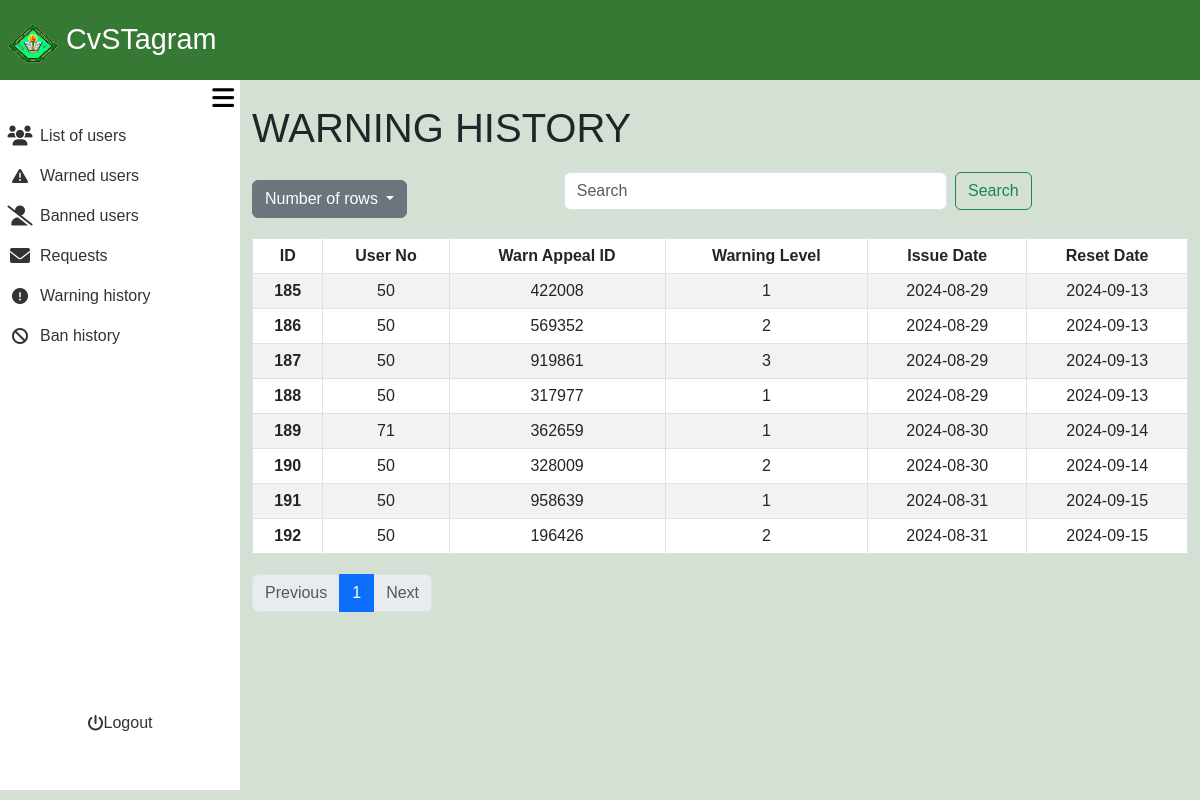
The app's page /admin_area/warned_user.php?rows=25&page=1 (signed in), older data.
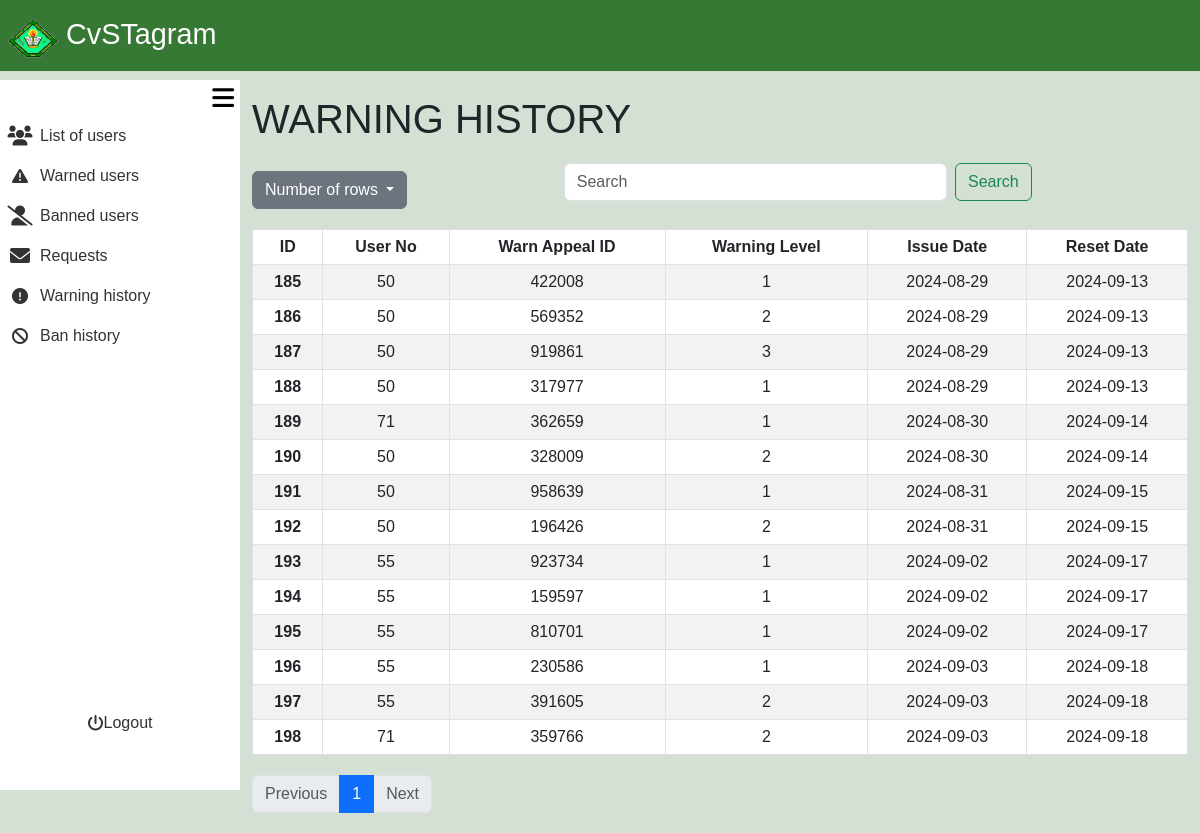
The same page, newer data.
### tables this page shows
CREATE TABLE `user_warnings` (
  `warning_id` int(11) NOT NULL,
  `user_no` int(11) NOT NULL,
  `warn_appeal_id` int(11) NOT NULL,
  `warning_level` int(11) NOT NULL DEFAULT 1,
  `issue_date` date NOT NULL,
  `reset_date` date NOT NULL
);

### admin_area/warned_user.php (the view, shortened to what the changed rows need)
<?php
require_once '../include/connect.php';
require_once '../include/bootsrap.php';
?>
<!DOCTYPE html>
<html lang="en">
<head>
    <link rel="stylesheet" href="admin_dashbaord.css?v=<?php echo time(); ?>">
</head>
<body>
<div class="container-fluid screen">
    <div class="container-fluid contbody">
        <div class="container-fluid content">
<?php
$rows = isset($_GET['rows']) ? intval($_GET['rows']) : 10;
$page = isset($_GET['page']) ? intval($_GET['page']) : 1;
$offset = ($page - 1) * $rows;
$valid_sort_columns = ['warning_id', 'user_no', 'warn_appeal_id', 'warning_level', 'issue_date', 'reset_date'];
$sort_by = isset($_GET['sort_by']) && in_array($_GET['sort_by'], $valid_sort_columns) ? $_GET['sort_by'] : 'warning_id';
$sort_order = isset($_GET['sort_order']) && $_GET['sort_order'] == 'DESC' ? 'DESC' : 'ASC';
$search = isset($_GET['search']) ? $con->real_escape_string($_GET['search']) : '';
$totalResult = $con->query("SELECT COUNT(*) AS total FROM user_warnings WHERE
                            warning_id LIKE '%$search%' OR
                            user_no LIKE '%$search%' OR
                            warn_appeal_id LIKE '%$search%' OR
                            warning_level LIKE '%$search%' OR
                            DATE_FORMAT(issue_date, '%Y-%m-%d') LIKE '%$search%' OR
                            DATE_FORMAT(reset_date, '%Y-%m-%d') LIKE '%$search%'");
$totalRows = $totalResult->fetch_assoc()['total'];
$sql = "SELECT warning_id, user_no, warn_appeal_id, warning_level, issue_date, reset_date
        FROM user_warnings
        WHERE warning_id LIKE '%$search%'
           OR user_no LIKE '%$search%'
           OR warn_appeal_id LIKE '%$search%'
           OR warning_level LIKE '%$search%'
           OR DATE_FORMAT(issue_date, '%Y-%m-%d') LIKE '%$search%'
           OR DATE_FORMAT(reset_date, '%Y-%m-%d') LIKE '%$search%'
        ORDER BY $sort_by $sort_order
        LIMIT $offset, $rows";
$usersResult = $con->query($sql);
$totalPages = ceil($totalRows / $rows);
?>
<div class="container mt-4">
    <h1>WARNING HISTORY</h1>
    <table class="table table-bordered table-striped">
    <thead>
        <tr>
            <th scope="col" class="sortable" onclick="sortTable('warning_id')">
                ID <i class="fa-solid fa-sort-up"></i><i class="fa-solid fa-sort-down"></i>
            </th>
            <th scope="col" class="sortable" onclick="sortTable('user_no')">
                User No <i class="fa-solid fa-sort-up"></i><i class="fa-solid fa-sort-down"></i>
            </th>
            <th scope="col" class="sortable" onclick="sortTable('warn_appeal_id')">
                Warn Appeal ID <i class="fa-solid fa-sort-up"></i><i class="fa-solid fa-sort-down"></i>
            </th>
            <th scope="col" class="sortable" onclick="sortTable('warning_level')">
                Warning Level <i class="fa-solid fa-sort-up"></i><i class="fa-solid fa-sort-down"></i>
            </th>
            <th scope="col" class="sortable" onclick="sortTable('issue_date')">
                Issue Date <i class="fa-solid fa-sort-up"></i><i class="fa-solid fa-sort-down"></i>
            </th>
            <th scope="col" class="sortable" onclick="sortTable('reset_date')">
                Reset Date <i class="fa-solid fa-sort-up"></i><i class="fa-solid fa-sort-down"></i>
            </th>
        </tr>
    </thead>
    <tbody>
            <?php
            if ($usersResult->num_rows > 0) {
                while ($row = $usersResult->fetch_assoc()) {
                    echo "<tr>";
                    echo "<th scope='row'>" . $row['warning_id'] . "</th>";
                    echo "<td>" . $row['user_no'] . "</td>";
                    echo "<td>" . $row['warn_appeal_id'] . "</td>";
                    echo "<td>" . $row['warning_level'] . "</td>";
                    echo "<td>" . $row['issue_date'] . "</td>";
                    echo "<td>" . $row['reset_date'] . "</td>";
                    echo "</tr>";
                }
            } else {
                echo "<tr><td colspan='6'>No warned users found</td></tr>";
            }
            ?>
        </tbody>
</table>
    <nav aria-label="Page navigation">
        <ul class="pagination">
            <?php for ($i = 1; $i <= $totalPages; $i++) : ?>
                <li class="page-item <?= ($page == $i) ? 'active' : ''; ?>">
                    <a class="page-link" href="?rows=<?= $rows; ?>&page=<?= $i; ?>&sort_by=<?= $sort_by; ?>&sort_order=<?= $sort_order; ?>"><?= $i; ?></a>
                </li>
            <?php endfor; ?>
        </ul>
    </nav>
</div>
        </div>
    </div>
</div>
</body>
</html>

Row changes from the older to the newer data that the page shows:
added user_warnings: warning_id "193", user_no "55", warn_appeal "923734", warning_level "1", issue_date "2024-09-02", reset_date "2024-09-17"
added user_warnings: warning_id "194", user_no "55", warn_appeal "159597", warning_level "1", issue_date "2024-09-02", reset_date "2024-09-17"
added user_warnings: warning_id "195", user_no "55", warn_appeal "810701", warning_level "1", issue_date "2024-09-02", reset_date "2024-09-17"
added user_warnings: warning_id "196", user_no "55", warn_appeal "230586", warning_level "1", issue_date "2024-09-03", reset_date "2024-09-18"
added user_warnings: warning_id "197", user_no "55", warn_appeal "391605", warning_level "2", issue_date "2024-09-03", reset_date "2024-09-18"
added user_warnings: warning_id "198", user_no "71", warn_appeal "359766", warning_level "2", issue_date "2024-09-03", reset_date "2024-09-18"
